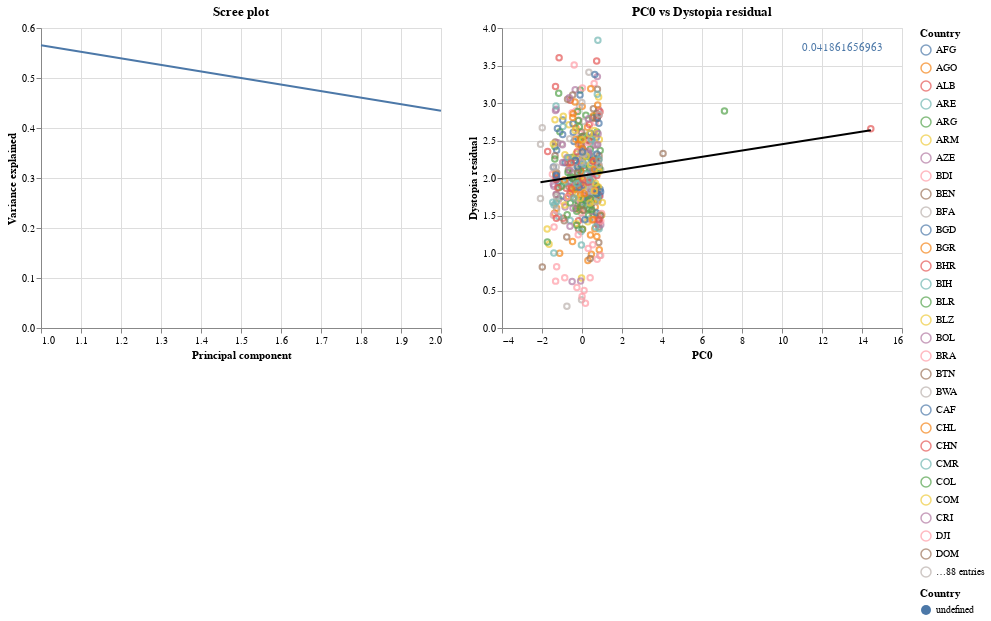

Notebook code for this chart:
### Code cell
neg_urbanization_residual_value.visualize()

### Figure 1 — Vega-Lite specification as saved in the notebook (floating-point values rounded to 4 significant figures; data arrays with more than 128 entries replaced by an {"elided": "..."} marker saying what was removed)
{"config": {"view": {"continuousWidth": 400, "continuousHeight": 300}}, "hconcat": [{"data": {"name": "data-0c2a9e5dc905b345355f5febb1e6a3fe"}, "mark": "line", "encoding": {"x": {"field": "indices", "title": "Principal component", "type": "quantitative"}, "y": {"field": "var_explained", "title": "Variance explained", "type": "quantitative"}}, "title": "Scree plot"}, {"layer": [{"mark": "point", "encoding": {"color": {"field": "Country", "type": "nominal"}, "tooltip": [{"field": "Country", "type": "nominal"}, {"field": "PC0", "type": "quantitative"}, {"field": "Dystopia residual", "type": "quantitative"}], "x": {"field": "PC0", "type": "quantitative"}, "y": {"field": "Dystopia residual", "type": "quantitative"}}, "selection": {"selector004": {"type": "interval", "bind": "scales", "encodings": ["x", "y"]}}, "title": "PC0 vs Dystopia residual"}, {"mark": {"type": "line", "color": "black"}, "encoding": {"color": {"legend": null}, "tooltip": [{"field": "Country", "type": "nominal"}, {"field": "PC0", "type": "quantitative"}, {"field": "Dystopia residual", "type": "quantitative"}], "x": {"field": "PC0", "type": "quantitative"}, "y": {"field": "Dystopia residual", "type": "quantitative"}}, "title": "PC0 vs Dystopia residual", "transform": [{"on": "PC0", "regression": "Dystopia residual"}]}, {"mark": {"type": "text", "align": "left", "color": "black"}, "encoding": {"color": {"field": "Country", "type": "nominal"}, "text": {"field": "slope", "type": "quantitative"}, "tooltip": [{"field": "slope", "title": "Slope", "type": "quantitative"}, {"field": "intercept", "title": "Intercept", "type": "quantitative"}], "x": {"value": 300}, "y": {"value": 20}}, "title": "PC0 vs Dystopia residual", "transform": [{"on": "PC0", "regression": "Dystopia residual", "params": true}, {"calculate": "datum.coef[0]", "as": "intercept"}, {"calculate": "datum.coef[1]", "as": "slope"}]}], "data": {"name": "data-6c6afb661f78d8fa77d678892bc6941d"}, "resolve": {"scale": {"color": "independent"}}}], "$schema": "https://vega.github.io/schema/vega-lite/v4.17.0.json", "datasets": {"data-0c2a9e5dc905b345355f5febb1e6a3fe": [{"indices": 1, "var_explained": 0.5656}, {"indices": 2, "var_explained": 0.4344}], "data-6c6afb661f78d8fa77d678892bc6941d": {"elided": "457 records"}}}
